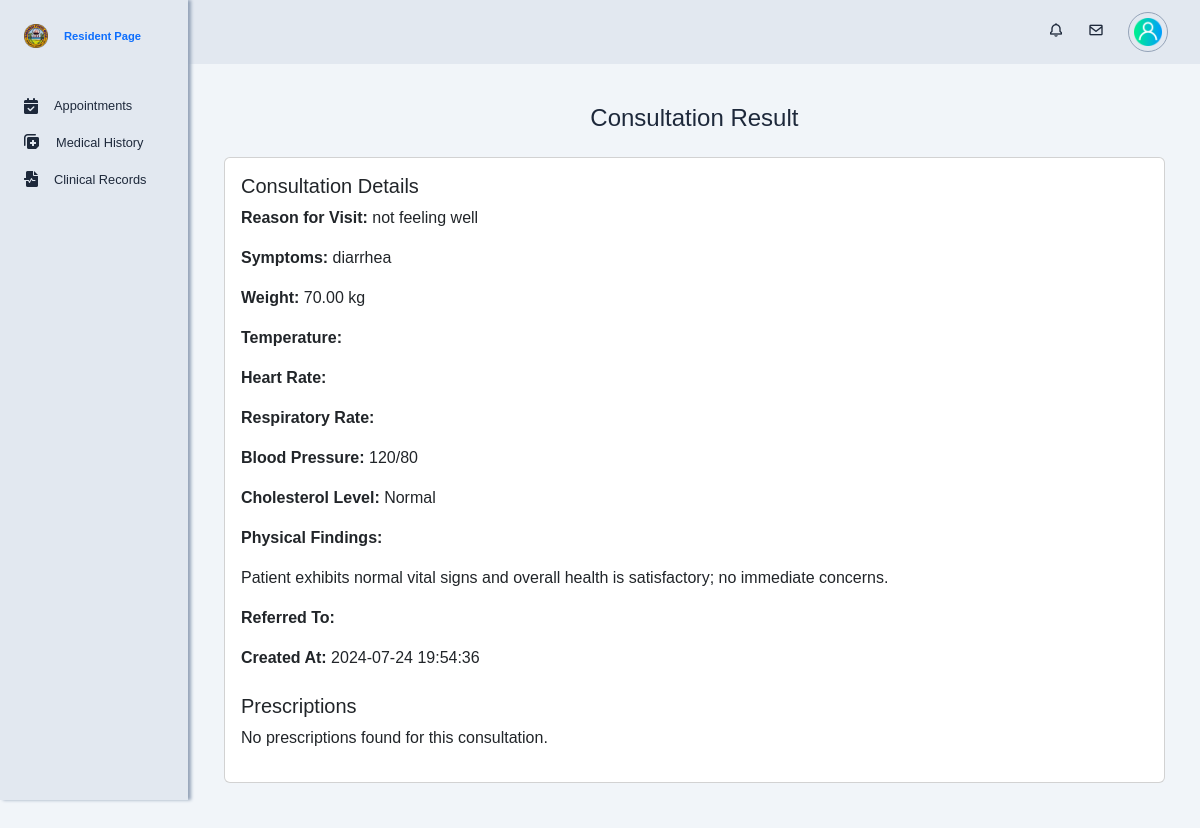
Page /app/views/resident/consultation_result.php?appointment_id=33 on the committed database.
### tables this page shows
CREATE TABLE `consultations` (
  `consultation_id` int(10) NOT NULL,
  `resident_id` int(10) NOT NULL,
  `appointment_id` int(10) DEFAULT NULL,
  `reason_for_visit` varchar(100) NOT NULL,
  `sched_id` int(10) DEFAULT NULL,
  `symptoms` varchar(255) DEFAULT NULL,
  `weight_kg` decimal(5,2) DEFAULT NULL,
  `temperature` varchar(100) DEFAULT NULL,
  `heart_rate` varchar(100) DEFAULT NULL,
  `respiratory_rate` varchar(100) DEFAULT NULL,
  `blood_pressure` varchar(100) DEFAULT NULL,
  `cholesterol_level` varchar(100) DEFAULT NULL,
  `physical_findings` text DEFAULT NULL,
  `refer_to` varchar(255) DEFAULT NULL,
  `created_at` timestamp NOT NULL DEFAULT current_timestamp(),
  `updated_at` timestamp NOT NULL DEFAULT current_timestamp()
);

### app/models/get_consultation_details.php (called while the page is built, shortened)
<?php
function getConsultationDetails($conn, $appointment_id) {
    $stmt = $conn->prepare("
        SELECT
            c.consultation_id,
            c.resident_id,
            c.appointment_id,
            c.reason_for_visit,
            c.sched_id,
            c.symptoms,
            c.weight_kg,
            c.temperature,
            c.heart_rate,
            c.respiratory_rate,
            c.blood_pressure,
            c.cholesterol_level,
            c.physical_findings,
            c.refer_to,
            c.created_at,
            c.updated_at,
            cp.medicine_id,
            cp.quantity,
            cp.instructions,
            m.name AS medicine_name,
            m.dosage AS medicine_dosage
        FROM consultations c
        LEFT JOIN consultations_prescriptions cp ON c.consultation_id = cp.consultation_id
        LEFT JOIN medicines m ON cp.medicine_id = m.medicine_id
        WHERE c.appointment_id = ?
    ");
    $stmt->bind_param("i", $appointment_id);
    $stmt->execute();
    $result = $stmt->get_result();
    $consultation_details = [];
    while ($row = $result->fetch_assoc()) {
        if (empty($consultation_details)) {
            $consultation_details = [
                'consultation_id' => $row['consultation_id'],
                'resident_id' => $row['resident_id'],
                'appointment_id' => $row['appointment_id'],
                'reason_for_visit' => $row['reason_for_visit'],
                'sched_id' => $row['sched_id'],
                'symptoms' => $row['symptoms'],
                'weight_kg' => $row['weight_kg'],
                'temperature' => $row['temperature'],
                'heart_rate' => $row['heart_rate'],
                'respiratory_rate' => $row['respiratory_rate'],
                'blood_pressure' => $row['blood_pressure'],
                'cholesterol_level' => $row['cholesterol_level'],
                'physical_findings' => $row['physical_findings'],
                'refer_to' => $row['refer_to'],
                'created_at' => $row['created_at'],
                'updated_at' => $row['updated_at'],
                'prescriptions' => []
            ];
        }
    }
    return $consultation_details;
}

### app/views/resident/consultation_result.php (the view, shortened to what this page needs)
<?php
require './config/db_config.php';
require './app/models/get_consultation_details.php';
$appointment_id = isset($_GET['appointment_id']) ? intval($_GET['appointment_id']) : null;
$consultation_details = [];
if ($appointment_id) {
    $consultation_details = getConsultationDetails($conn, $appointment_id);
}
?>
<!DOCTYPE html>
<html lang="en">
<head>
    <?php include './app/views/globals/head.php'; ?>
    <link rel="stylesheet" href="./public/css/resident.css">
</head>
<body id="body-pd">
    <?php include 'partials/top_navigation.php'; ?>
    <?php include 'partials/sidebar.php'; ?>
    <div class="height-100 main-content">
        <div class="row">
            <div class="col-md-12">
                <h4 class="my-4 text-center">Consultation Result</h4>
            </div>
        </div>
        <?php if ($consultation_details): ?>
            <div class="row">
                <div class="col-md-12">
                    <div class="card">
                        <div class="card-body">
                            <h5 class="card-title">Consultation Details</h5>
                            <p><strong>Reason for Visit:</strong> <?= htmlspecialchars($consultation_details['reason_for_visit']); ?></p>
                            <p><strong>Symptoms:</strong> <?= htmlspecialchars($consultation_details['symptoms']); ?></p>
                            <p><strong>Weight:</strong> <?= htmlspecialchars($consultation_details['weight_kg']) . ' kg'; ?></p>
                            <p><strong>Temperature:</strong> <?= htmlspecialchars($consultation_details['temperature']); ?></p>
                            <p><strong>Heart Rate:</strong> <?= htmlspecialchars($consultation_details['heart_rate']); ?></p>
                            <p><strong>Respiratory Rate:</strong> <?= htmlspecialchars($consultation_details['respiratory_rate']); ?></p>
                            <p><strong>Blood Pressure:</strong> <?= htmlspecialchars($consultation_details['blood_pressure']); ?></p>
                            <p><strong>Cholesterol Level:</strong> <?= htmlspecialchars($consultation_details['cholesterol_level']); ?></p>
                            <p><strong>Physical Findings:</strong></p>
                            <p><?= nl2br(htmlspecialchars($consultation_details['physical_findings'])); ?></p>
                            <p><strong>Referred To:</strong> <?= htmlspecialchars($consultation_details['refer_to']); ?></p>
                            <p><strong>Created At:</strong> <?= htmlspecialchars($consultation_details['created_at']); ?></p>
                            <h5 class="mt-4">Prescriptions</h5>
                            <?php if (!empty($consultation_details['prescriptions'])): ?>
                                <ul>
                                    <?php foreach ($consultation_details['prescriptions'] as $prescription): ?>
                                        <li>
                                            <strong>Medicine ID:</strong> <?= htmlspecialchars($prescription['medicine_id']); ?>,
                                            <strong>Name:</strong> <?= htmlspecialchars($prescription['medicine_name']); ?>,
                                            <strong>Dosage:</strong> <?= htmlspecialchars($prescription['medicine_dosage']); ?>,
                                            <strong>Quantity:</strong> <?= htmlspecialchars($prescription['quantity']); ?>,
                                            <strong>Instructions:</strong> <?= nl2br(htmlspecialchars($prescription['instructions'])); ?>
                                        </li>
                                    <?php endforeach; ?>
                                </ul>
                            <?php else: ?>
                                <p>No prescriptions found for this consultation.</p>
                            <?php endif; ?>
                        </div>
                    </div>
                </div>
            </div>
        <?php endif; ?>
    </div>
</body>
</html>

### public/css/resident.css (style rules this page uses)
:root { --header-height: 3rem; --nav-width: 2rem; --first-color: #f1f5f9; --first-color-light: #f0fdf4; --black-color: #1e293b; --body-font: 'Poppins', sans-serif; --normal-font-size: 1rem; --z-fixed: 100; }
body { position: relative; margin: var(--header-height) 0 0 0; padding: 0 1rem; font-family: var(--body-font); font-size: var(--normal-font-size); background-color: #f1f5f9; color: #1e293b; }
.height-100 { height: 100vh; }
@media screen and (min-width: 768px) { body { margin: calc(var(--header-height) + 1rem) 0 0 0; padding-left: calc(var(--nav-width) + 2rem); } }
.main-content { margin: 5rem auto; z-index: var(--z-fixed); padding-left: 10rem; padding-right: 1.2rem; }

### rows in the picture
consultations: reason_for_visit "not feeling well", symptoms "diarrhea", weight_kg "70.00", blood_pressure "120/80", cholesterol_level "Normal", physical_findings "Patient exhibits normal vital signs and overall health is satisfactory; no immediate concerns.", created_at "2024-07-24 19:54:36"
